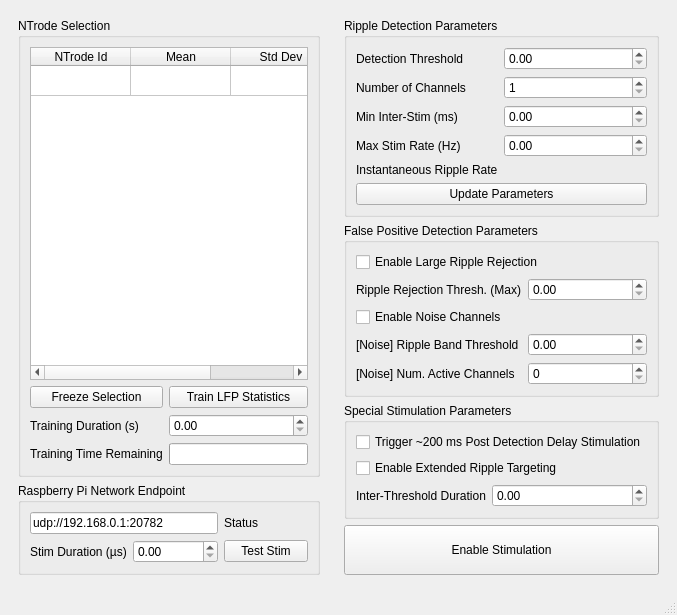
<?xml version="1.0" encoding="UTF-8"?>
<ui version="4.0">
 <class>MainWindow</class>
 <widget class="QMainWindow" name="MainWindow">
  <property name="geometry">
   <rect>
    <x>0</x>
    <y>0</y>
    <width>677</width>
    <height>610</height>
   </rect>
  </property>
  <property name="windowTitle">
   <string>MainWindow</string>
  </property>
  <widget class="QWidget" name="centralwidget">
   <layout class="QHBoxLayout" name="mainLayout">
    <item>
     <widget class="QWidget" name="leftContainerWidget" native="true">
      <layout class="QVBoxLayout" name="verticalLayout_4">
       <item>
        <widget class="QGroupBox" name="groupBox_2">
         <property name="title">
          <string>NTrode Selection</string>
         </property>
         <layout class="QGridLayout" name="gridLayout">
          <item row="1" column="1">
           <widget class="QPushButton" name="trainLFPStatisticsButton">
            <property name="text">
             <string>Train LFP Statistics</string>
            </property>
           </widget>
          </item>
          <item row="0" column="0" colspan="2">
           <widget class="QTableWidget" name="tableWidget">
            <property name="rowCount">
             <number>1</number>
            </property>
            <property name="columnCount">
             <number>3</number>
            </property>
            <attribute name="verticalHeaderVisible">
             <bool>false</bool>
            </attribute>
            <row/>
            <column>
             <property name="text">
              <string>NTrode Id</string>
             </property>
            </column>
            <column>
             <property name="text">
              <string>Mean</string>
             </property>
            </column>
            <column>
             <property name="text">
              <string>Std Dev</string>
             </property>
            </column>
           </widget>
          </item>
          <item row="1" column="0">
           <widget class="QPushButton" name="freezeSelectionButton">
            <property name="text">
             <string>Freeze Selection</string>
            </property>
           </widget>
          </item>
          <item row="2" column="0">
           <widget class="QLabel" name="trainingDurationLabel">
            <property name="text">
             <string>Training Duration (s)</string>
            </property>
           </widget>
          </item>
          <item row="2" column="1">
           <widget class="QDoubleSpinBox" name="trainingDurationSpinBox"/>
          </item>
          <item row="3" column="0">
           <widget class="QLabel" name="trainingProgressLabel">
            <property name="text">
             <string>Training Time Remaining</string>
            </property>
           </widget>
          </item>
          <item row="3" column="1">
           <widget class="QProgressBar" name="trainingProgressBar"/>
          </item>
         </layout>
        </widget>
       </item>
       <item>
        <widget class="QGroupBox" name="groupBox">
         <property name="title">
          <string>Raspberry Pi Network Endpoint</string>
         </property>
         <layout class="QGridLayout" name="gridLayout_2">
          <property name="verticalSpacing">
           <number>-1</number>
          </property>
          <item row="1" column="1">
           <widget class="QDoubleSpinBox" name="stimDurationSpinBox"/>
          </item>
          <item row="1" column="0">
           <widget class="QLabel" name="label_8">
            <property name="text">
             <string>Stim Duration (µs)</string>
            </property>
           </widget>
          </item>
          <item row="0" column="0" colspan="2">
           <widget class="QLineEdit" name="raspberryPiLineEdit">
            <property name="sizePolicy">
             <sizepolicy hsizetype="Minimum" vsizetype="Fixed">
              <horstretch>0</horstretch>
              <verstretch>0</verstretch>
             </sizepolicy>
            </property>
            <property name="text">
             <string>udp://192.168.0.1:20782</string>
            </property>
           </widget>
          </item>
          <item row="1" column="2">
           <widget class="QPushButton" name="testStimButton">
            <property name="text">
             <string>Test Stim</string>
            </property>
           </widget>
          </item>
          <item row="0" column="2">
           <widget class="QLabel" name="raspberryPiStatusLabel">
            <property name="text">
             <string>Status</string>
            </property>
           </widget>
          </item>
         </layout>
        </widget>
       </item>
      </layout>
     </widget>
    </item>
    <item>
     <widget class="QWidget" name="rightContainerWidget" native="true">
      <layout class="QVBoxLayout" name="verticalLayout_5">
       <item>
        <widget class="QGroupBox" name="rippleParamGroupBox">
         <property name="title">
          <string>Ripple Detection Parameters</string>
         </property>

         <layout class="QFormLayout" name="formLayout_2">
          <item row="0" column="0">
           <widget class="QLabel" name="label">
            <property name="toolTip">
             <string>Ripple detection threshold in standard deviations
                                          above the
                                          mean.</string>
            </property>
            <property name="text">
             <string>Detection Threshold</string>
            </property>
           </widget>
          </item>
          <item row="0" column="1">
           <widget class="QDoubleSpinBox" name="rippleThreshold">
            <property name="maximum">
             <double>100000.0</double>
            </property>

           </widget>
          </item>
          <item row="1" column="0">
           <widget class="QLabel" name="label_2">
            <property name="text">
             <string>Number of Channels</string>
            </property>
           </widget>
          </item>
          <item row="1" column="1">
           <widget class="QSpinBox" name="numActiveChannels">
            <property name="minimum">
             <number>1</number>
            </property>
           </widget>
          </item>

          <item row="2" column="0">
           <widget class="QLabel" name="label_10">
            <property name="text">
             <string>Min Inter-Stim (ms)</string>
            </property>
           </widget>
          </item>
          <item row="2" column="1">
           <widget class="QDoubleSpinBox" name="minInterStim">
            <property name="minimum">
             <double>0.0</double>
            </property>
            <property name="maximum">
             <double>100000.0</double>
            </property>
           </widget>
          </item>
          <item row="3" column="0">
           <widget class="QLabel" name="label_11">
            <property name="text">
             <string>Max Stim Rate (Hz)</string>
            </property>
           </widget>
          </item>
          <item row="3" column="1">
           <widget class="QDoubleSpinBox" name="maxStimRate">
            <property name="minimum">
             <double>0</double>
            </property>
           </widget>
          </item>
          <item row="4" column="0">
           <widget class="QLabel" name="label_9">
            <property name="text">
             <string>Instantaneous Ripple Rate</string>
            </property>
           </widget>
          </item>
          <item row="4" column="1">
           <widget class="QLabel" name="rippleRateLabel"/>
          </item>
          <item row="5" column="1" colspan="2">
            <widget class="QPushButton" name="updateParametersButton">
             <property name="text">
              <string>Update Parameters</string>
             </property>
            </widget>
          </item>
         </layout>
        </widget>
       </item>

       <item>
        <widget class="QGroupBox" name="rejectionParamsGroupBox">
         <property name="title">
          <string>False Positive Detection Parameters</string>
         </property>
         <layout class="QFormLayout">
          <item row="0" column="0" colspan="2">
           <widget class="QCheckBox" name="checkBox">
            <property name="text">
             <string>Enable Large Ripple Rejection</string>
            </property>
           </widget>
          </item>
          <item row="1" column="0">
           <widget class="QLabel" name="label_3">
            <property name="text">
             <string>Ripple Rejection Thresh. (Max)</string>
            </property>
           </widget>
          </item>
          <item row="1" column="1">
           <widget class="QDoubleSpinBox" name="doubleSpinBox_2"/>
          </item>
          <item row="2" column="0" colspan="2">
           <widget class="QCheckBox" name="checkBox_2">
            <property name="text">
             <string>Enable Noise Channels</string>
            </property>
           </widget>
          </item>
          <item row="3" column="0">
           <widget class="QLabel" name="label_4">
            <property name="text">
             <string>[Noise] Ripple Band Threshold</string>
            </property>
           </widget>
          </item>
          <item row="3" column="1">
           <widget class="QDoubleSpinBox" name="noiseThreshold"/>
          </item>
          <item row="4" column="0">
           <widget class="QLabel" name="label_5">
            <property name="text">
             <string>[Noise] Num. Active Channels</string>
            </property>
           </widget>
          </item>
          <item row="4" column="1">
           <widget class="QSpinBox" name="noiseActiveChannels">
           </widget>
          </item>
         </layout>
        </widget>
       </item>
       <item>
        <widget class="QGroupBox" name="stimParamsGroupBox">
         <property name="title">
          <string>Special Stimulation Parameters</string>
         </property>
         <layout class="QFormLayout" name="formLayout_4">
          <item row="0" column="0" colspan="2">
           <widget class="QCheckBox" name="controlStimulationCheckBox">
            <property name="text">
             <string>Trigger ~200 ms Post Detection Delay Stimulation</string>
            </property>
           </widget>
          </item>
          <item row="1" column="0" colspan="2">
           <widget class="QCheckBox" name="checkBox_3">
            <property name="text">
             <string>Enable Extended Ripple Targeting</string>
            </property>
           </widget>
          </item>
          <item row="2" column="0">
           <widget class="QLabel" name="label_7">
            <property name="text">
             <string>Inter-Threshold Duration</string>
            </property>
           </widget>
          </item>
          <item row="2" column="1">
           <widget class="QDoubleSpinBox" name="doubleSpinBox_5"/>
          </item>
         </layout>
        </widget>
       </item>
       <item>
        <widget class="QPushButton" name="enableStimulationButton">
         <property name="minimumSize">
          <size>
           <width>0</width>
           <height>50</height>
          </size>
         </property>
         <property name="text">
          <string>Enable Stimulation</string>
         </property>
        </widget>
       </item>
      </layout>
     </widget>
    </item>
   </layout>
  </widget>
  <widget class="QMenuBar" name="menubar">
   <property name="geometry">
    <rect>
     <x>0</x>
     <y>0</y>
     <width>677</width>
     <height>24</height>
    </rect>
   </property>
  </widget>
  <widget class="QStatusBar" name="statusbar"/>
 </widget>
 <resources/>
 <connections/>
</ui>
